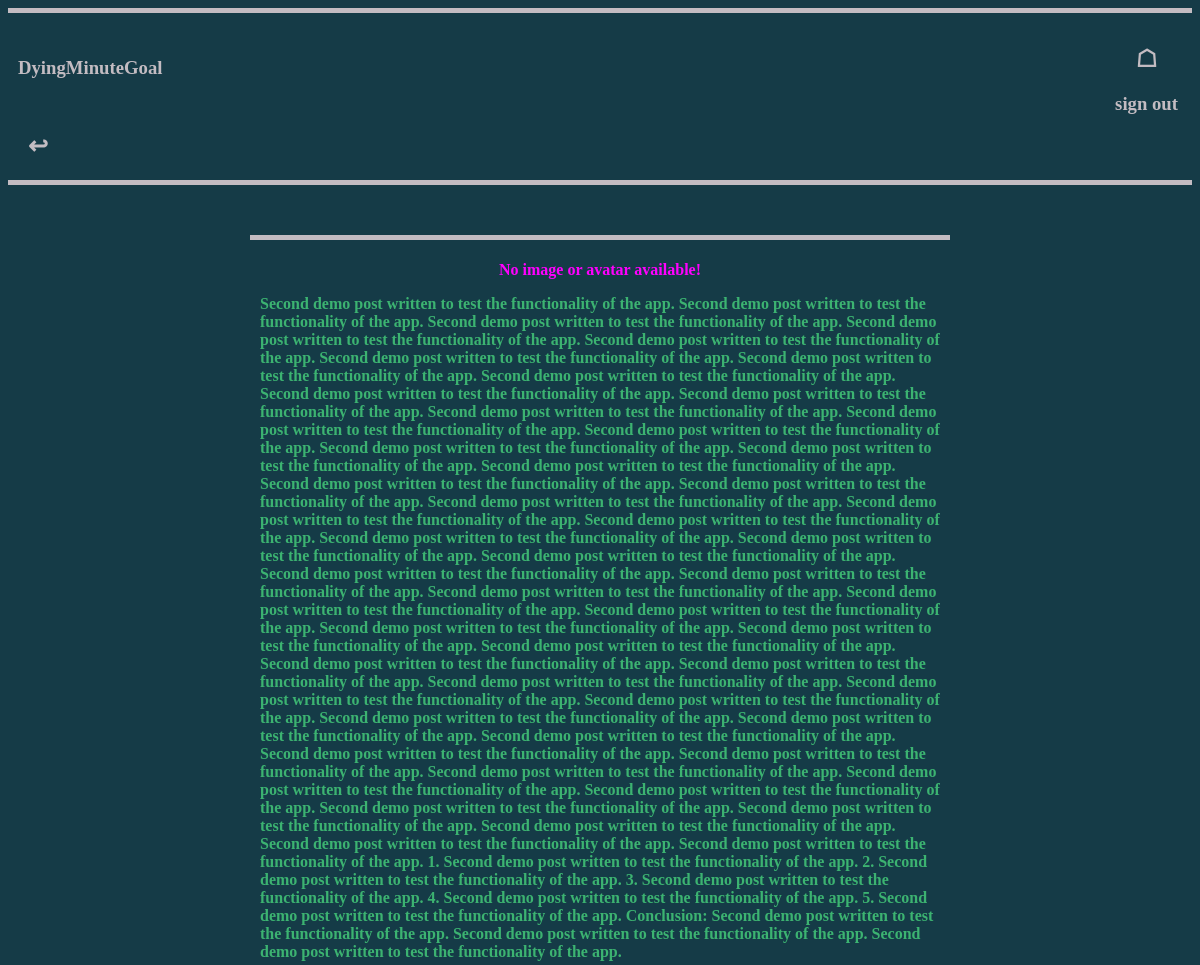
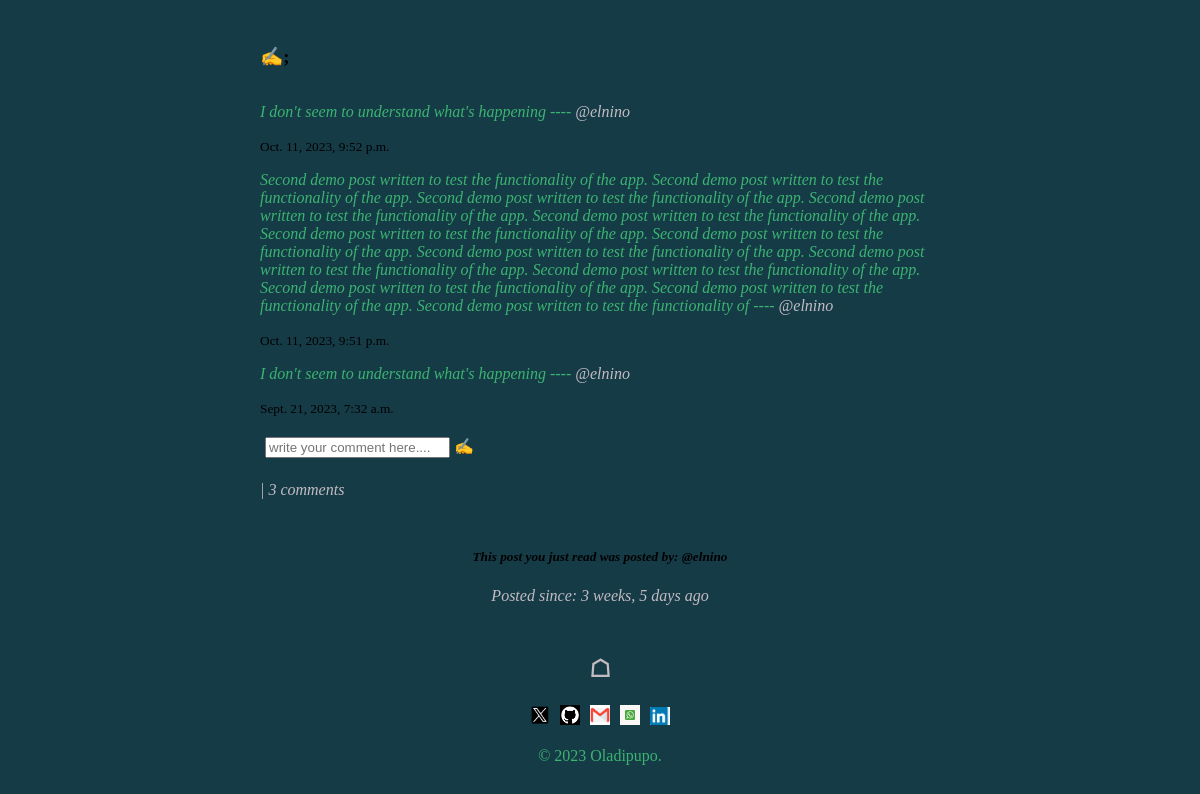
Page /post/2/ (signed in) on the committed database (2 pictures, top to bottom).
### base/models.py (models this page shows, shortened)
class Post(models.Model):
    heading = models.CharField(max_length=50)
    image = models.ImageField(
        upload_to='pics', null=True, default='post-avatar1.png')
    detail = models.TextField()
    writer = models.ForeignKey(User, on_delete=models.CASCADE)
    posted = models.DateTimeField(auto_now_add=True)
    updated = models.DateTimeField(auto_now=True)
    class Meta:
        ordering = ['-updated', '-posted']

class Comment(models.Model):
    post = models.ForeignKey(Post, on_delete=models.CASCADE)
    user = models.ForeignKey(User, on_delete=models.CASCADE)
    body = models.TextField(max_length=500)
    sent = models.DateTimeField(auto_now=True)
    edited = models.DateTimeField(auto_now=True)
    class Meta:
        ordering = ['-edited', '-sent']

class User(AbstractUser):
    name = models.CharField(max_length=200, null=True)
    email = models.EmailField(unique=True, null=True)
    avatar = models.ImageField(
        upload_to='avatars', null=True, default='avatar.svg')
    USERNAME_FIELD = 'email'
    REQUIRED_FIELDS = []

### base/views.py (the view, shortened to what this page needs)
# urls.py: path('post/<int:pk>/', views.post, name='post'),
@login_required(login_url='sign_in')
def post(request, pk):
    post = Post.objects.get(id=pk)
    comments = post.comment_set.all()
    n_comment = post.comment_set.all().count()
    context = {'post': post, 'comments': comments, 'n_comment': n_comment}
    return render(request, 'base/post.html', context)

### base/templates/base/post.html (shortened to what this page needs)
<!DOCTYPE html>
{% load static %}
<html lang="en">
<head>
</head>
<body>
    <div class="top">
        {% include 'header.html' %}
        <div class="post-nav-bar">
            <h3><a href="{% url 'home' %}">DyingMinuteGoal</a></h3>
            <li class="back-button">
                <h2><a href="{{request.META.HTTP_REFERER}}"> &#8617; </a> </h2>
            </li>
        </div>
    </div>
    {% block content %}
    <div class="post-container">
        <div class="post">
            <div class="post-item">
                <li class="post-item-list">
                    {% if post.image %}
                    <a href="{{post.image.url}}">
                        <img class="post-pix" src="{{post.image.url}}">
                    </a>
                    {% else %}
                    <p class="no-image">No image or avatar available!</p>
                    {% endif %}
                </li>
            </div>
            <div id="post-detail" class="post-item">
                <div class="post-detail-div">
                    <p> {{post.detail}} </p>
                </div>
            </div>
        </div>
        <div class="comment">
            <h3>&#9997;; </h3>
            <div class="comment-item">
                {% for comment in comments %}
                <div class="comment-item">
                    <li class="comment-item-list">
                        <p> {{comment.body}} ---- <a href="#">@{{comment.user.username}}</a></p>
                        <small>{{comment.sent}}</small>
                    </li>
                </div>
                {% endfor %}
                <div id="comment-box" class="comment-item">
                    <li class="comment-box-list">
                        <form method="POST" action="">
                            <input class="comment-box-box" type="text" name="body"
                                placeholder="write your comment here....">
                        </form>
                    </li>
                    <li class="comment-box-list">
                        <span class="comment-smiley">&#9997;</span>
                    </li>
                </div>
                <br>
                <span class="comment-span"> | {{n_comment}} comment{{ n_comment|pluralize:"s" }}</span>
            </div>
        </div>
        <div class="caption">
            <div class="caption-item">
                <h5> This post you just read was posted by: @{{post.writer.username}}</h5>
            </div>
            <div class="caption-item">
                <span> Posted since: {{post.posted|timesince}} ago </span>
            </div>
        </div>
        {% endblock content %}
        {% include 'footer.html' %}
</body>
</html>

### static/styles/style.css (style rules this page uses)
body { text-decoration: none; list-style: none; background: #153b47; }
a { text-decoration: none; color: #c3bcc2; }
.no-image { color: magenta; font-weight: bold; }
.top { border-bottom: #c3bcc2 5px solid; border-top: #c3bcc2 5px solid; }
.post-container { border-top: #c3bcc2 5px solid; padding: 5px 10px; max-width: 680px; margin: auto; margin-top: 50px; text-align: center; }
.post-detail-div { text-align: start; color: mediumseagreen; font-weight: bold; }
.post-nav-bar, .back-button { margin-top: 10px; margin-left: 10px; padding-top: 15px; }
.post-item-list h4, span { color: #c3bcc2; }
.comment { text-align: start; margin-top: 50px; }
.caption { margin-top: 50px; margin-bottom: 50px; font-style: oblique; }
#comment-box { margin: 20px 0px 5px 5px; }
.comment-span { font-style: oblique; }
.comment-box-list { display: inline-block; }
.comment-item-list { display: inline-block; }
.comment-item-list p { color: mediumseagreen; font-style: oblique; }
.signin-nav-bar, .back-button { margin-top: 10px; margin-left: 10px; padding-top: 15px; }
.create-post-nav-bar, .back-button { margin-top: 10px; margin-left: 10px; padding-top: 15px; }
.about-nav-bar, .back-button { margin-top: 10px; margin-left: 10px; padding-top: 15px; }

### rows in the picture
Post: detail "Second demo post written to test the functionality of the app. Second demo post written to test the functionality of the app. Second demo post written to test the functionality of the app. Second demo post written to test the functionality of the app. Second demo post written to test the functionality of the app. Second demo post written to test the functionality of the app. Second demo post written to test the functionality of the app. Second demo post written to test the functionality of the app. Second demo post written to test the functionality of the app. Second demo post written to test the functionality of the app. Second demo post written to test the functionality of the app. Second…", writer.username "elnino", posted "3 weeks, 5 days"
Comment: body "I don't seem to understand what's happening", user.username "elnino", sent "Oct. 11, 2023, 9:52 p.m."
Comment: body "Second demo post written to test the functionality of the app. Second demo post written to test the functionality of the app. Second demo post written to test the functionality of the app. Second demo post written to test the functionality of the app. Second demo post written to test the functionality of the app. Second demo post written to test the functionality of the app. Second demo post written to test the functionality of the app. Second demo post written to test the functionality of the app. Second demo post written to test the functionality of the app. Second demo post written to test the functionality of the app. Second demo post written to test the functionality of the app. Second…", user.username "elnino", sent "Oct. 11, 2023, 9:51 p.m."
Comment: body "I don't seem to understand what's happening", user.username "elnino", sent "Sept. 21, 2023, 7:32 a.m."

### other values in the picture
{{ n_comment }} "3"
